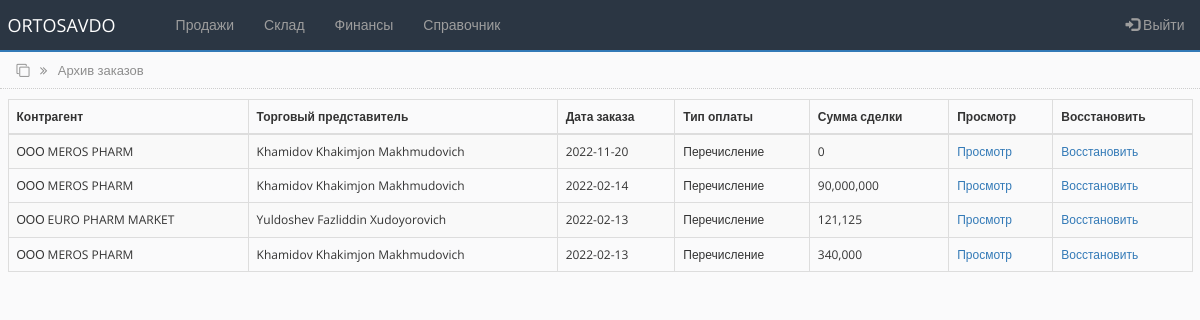
The app's page /archive_order.php (signed in), older data.
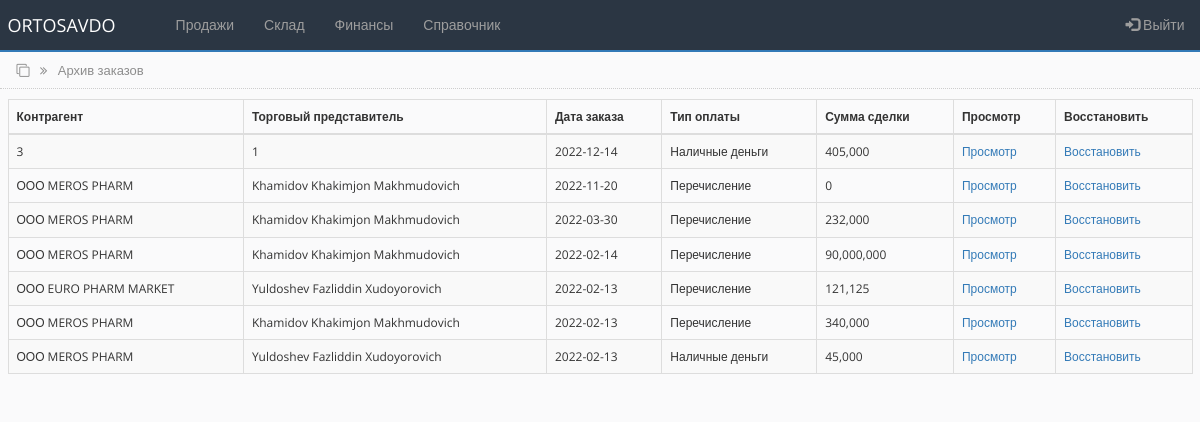
The same page, newer data.
### tables this page shows
CREATE TABLE `main_ord_tbl` (
  `id` int(100) NOT NULL,
  `contractor` varchar(250) NOT NULL,
  `sale_agent` varchar(250) NOT NULL,
  `ord_date` date NOT NULL,
  `payment_type` varchar(250) NOT NULL,
  `transaction_amount` int(100) NOT NULL,
  `order_status` int(100) NOT NULL DEFAULT '0'
);

### archive_order.php (the view, shortened to what this page needs)
<?php
include('settings.php');
$query = "SELECT * FROM main_ord_tbl WHERE order_status='1' ORDER by id DESC";
$rs_result = mysqli_query ($connect, $query);
?>
<!DOCTYPE html>
<html lang="en">
<head>
    <link rel="stylesheet" href="https://maxcdn.bootstrapcdn.com/bootstrap/3.4.1/css/bootstrap.min.css">
    <link rel="stylesheet" href="https://cdnjs.cloudflare.com/ajax/libs/font-awesome/4.7.0/css/font-awesome.min.css">
    <link rel="stylesheet" href="css/bootstrap-grid.min.css">
    <link rel="stylesheet" href="css/style.css">
</head>
<body>
<?php include 'partSite/nav.php'; ?>
<div class="page_name">
    <div class="container-fluid">
        <i class="fa fa-clone" aria-hidden="true"></i>
        <i class="fa fa-angle-double-right right_cus"></i>
        <span class="right_cus">Архив заказов</span>
    </div>
</div>
<div class="all_table">
    <div class="container-fluid">
        <table class="table table-striped table-bordered">
        <thead>
            <tr>
            <th scope="col">Контрагент</th>
            <th scope="col">Торговый представитель</th>
            <th scope="col">Дата заказа</th>
            <th scope="col">Тип оплаты</th>
            <th scope="col">Сумма сделки</th>
            <th scope="col">Просмотр</th>
            <th scope="col">Восстановить</th>
            </tr>
        </thead>
        <tbody>
<?php
    while ($row = mysqli_fetch_array($rs_result)) {
?>
            <tr>
                <td><?php echo $row["contractor"]; ?></td>
                <td><?php echo $row["sale_agent"]; ?></td>
                <td><?php echo $row["ord_date"]; ?></td>
                <td><?php echo $row["payment_type"]; ?></td>
                <td><?php echo number_format($row['transaction_amount']); ?></td>
                <td><a href="inside_archive_order.php?id=<?php echo $row["id"]; ?>&&payment_type=<?php echo $row["payment_type"]; ?>&&sale_agent=<?php echo $row["sale_agent"]; ?>&&contractor=<?php echo $row["contractor"]; ?>&&date=<?php echo $row["ord_date"]; ?>">Просмотр</a></td>
                <td><a href="action.php?restore_id=<?=$row['id']?>" onclick="return confirm('Восстановить?')" role="button">Восстановить</a></td
            </tr>
<?php
    };
?>
        </tbody>
        </table>
    </div>
</div>
</body>
</html>

### partSite/nav.php (shortened to what this page needs)
<nav class="navbar navbar-inverse navbar-custom">
  <div class="container-fluid">
    <div class="navbar-header">
      <a class="navbar-brand" href="main.php">ORTOSAVDO</a>
    </div>
    <ul class="nav navbar-nav">
      <li><a href="#"></a></li>
      <li class="dropdown">
        <a class="dropdown-toggle" data-toggle="dropdown" href="#">Продажи</a>
      </li>
      <li class="dropdown">
        <a class="dropdown-toggle" data-toggle="dropdown" href="#">Склад</a>
      </li>
      <li class="dropdown">
        <a class="dropdown-toggle" data-toggle="dropdown" href="#">Финансы</a>
      </li>
      <li class="dropdown">
        <a class="dropdown-toggle" data-toggle="dropdown" href="#">Справочник</a>
      </li>
    </ul>
    <ul class="nav navbar-nav navbar-right r15" data-toggle="modal" data-target="#exampleModal">
      <li><a href="#"><span class="glyphicon glyphicon-log-in"></span> Выйти</a></li>
    </ul>
  </div>
</nav>

Row changes from the older to the newer data that the page shows:
added main_ord_tbl: contractor "3", sale_agent "1", ord_date "2022-12-14", payment_type "Наличные деньги", transaction_amount "405,000"
now on this page (row edited): main_ord_tbl: contractor "ООО MEROS PHARM", sale_agent "Khamidov Khakimjon Makhmudovich", ord_date "2022-03-30", payment_type "Перечисление", transaction_amount "232,000"
now on this page (row edited): main_ord_tbl: contractor "ООО MEROS PHARM", sale_agent "Yuldoshev Fazliddin Xudoyorovich", ord_date "2022-02-13", payment_type "Наличные деньги", transaction_amount "45,000"
